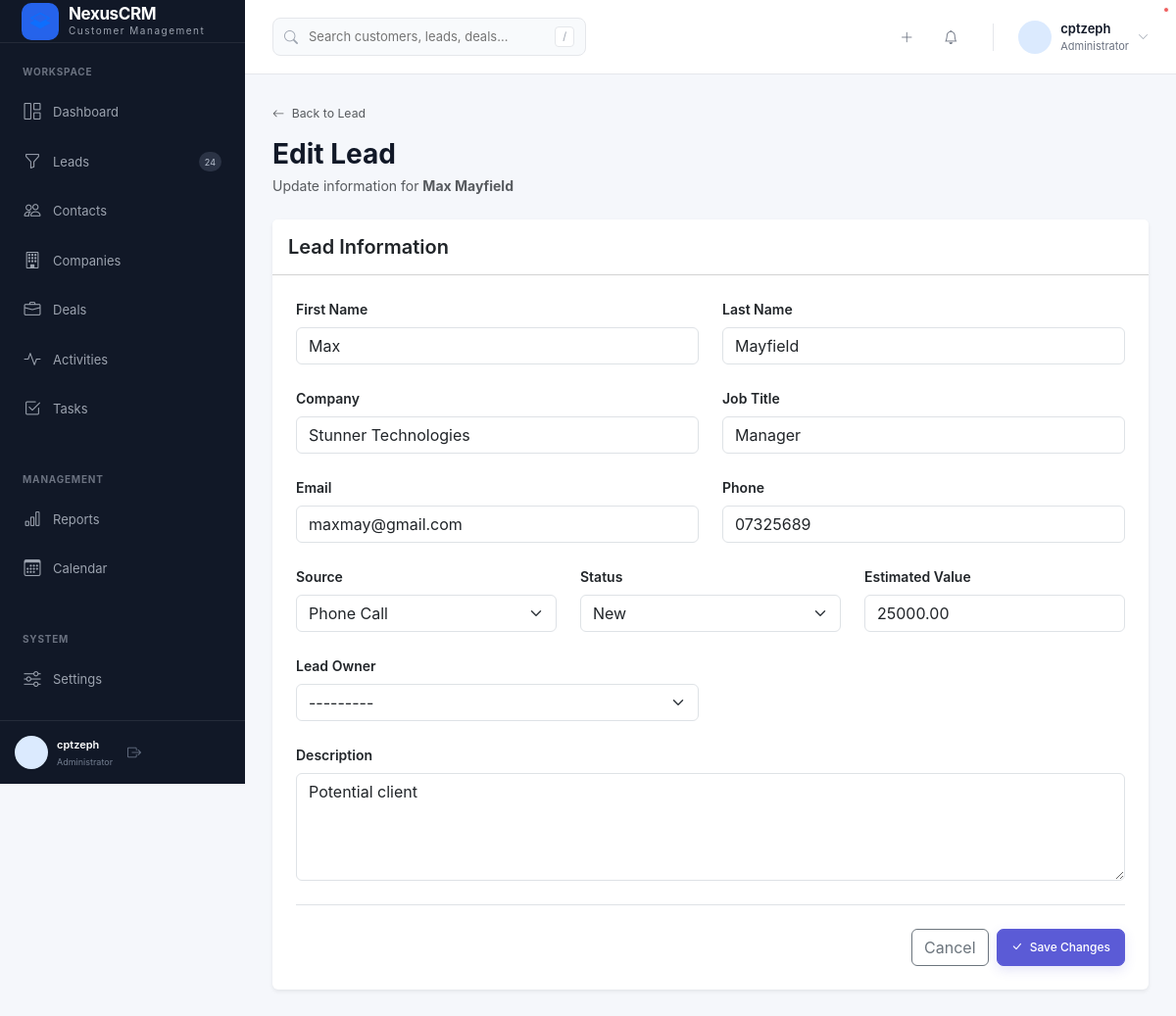
/leads/5/edit/ (signed in), run on an earlier commit of the app's database.
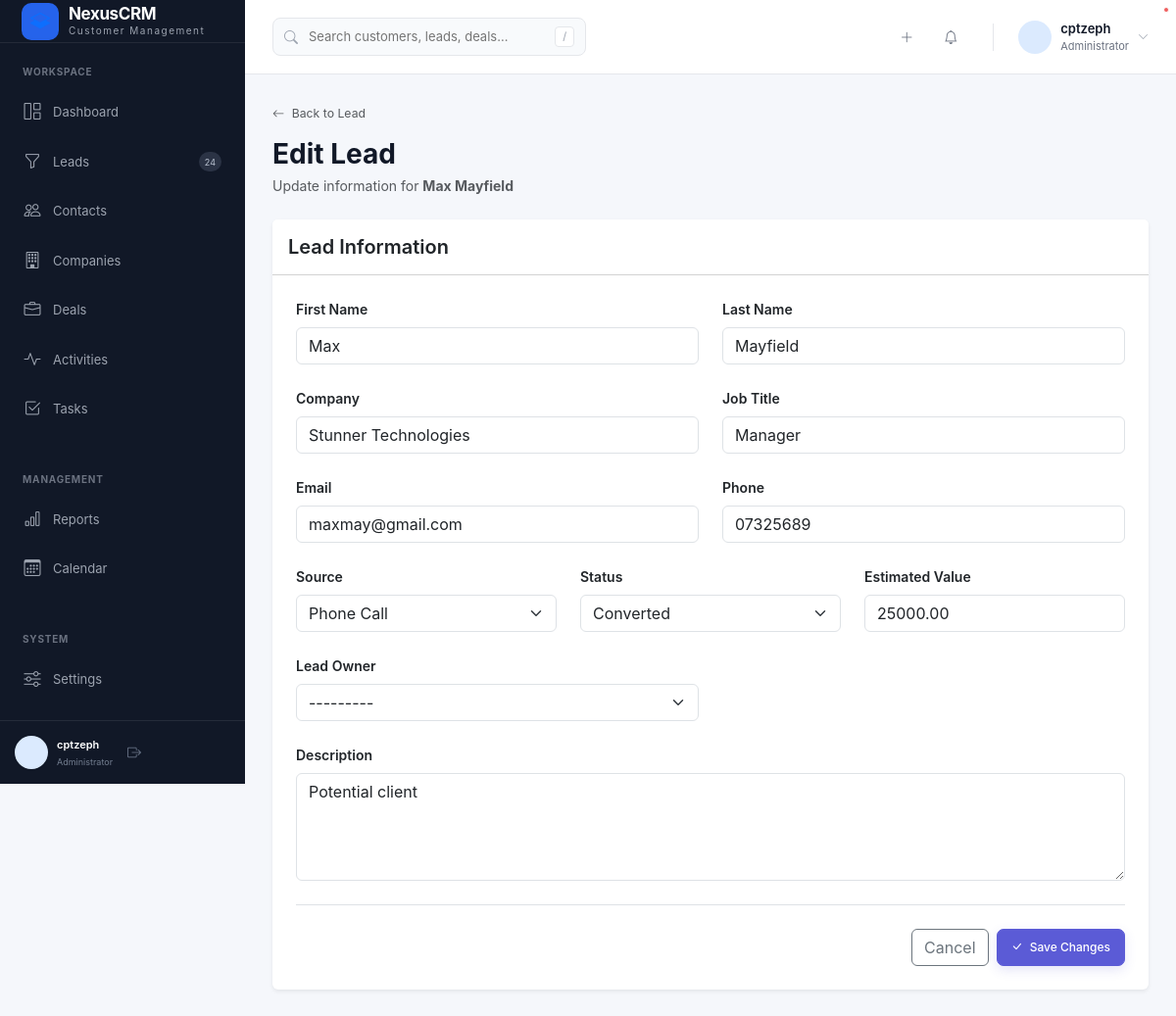
And on a later commit of the database.
### crmApp/models.py (models this page shows, shortened)
class Lead(models.Model):
    STATUS_NEW = "new"
    STATUS_CONTACTED = "contacted"
    STATUS_QUALIFIED = "qualified"
    STATUS_UNQUALIFIED = "unqualified"
    STATUS_CONVERTED = "converted"
    STATUS_CHOICES = [
        (STATUS_NEW, "New"),
        (STATUS_CONTACTED, "Contacted"),
        (STATUS_QUALIFIED, "Qualified"),
        (STATUS_UNQUALIFIED, "Unqualified"),
        (STATUS_CONVERTED, "Converted"),
    ]
    SOURCE_WEBSITE = "website"
    SOURCE_REFERRAL = "referral"
    SOURCE_SOCIAL = "social"
    SOURCE_EMAIL = "email"
    SOURCE_CALL = "call"
    SOURCE_ADVERTISEMENT = "advertisement"
    SOURCE_OTHER = "other"
    SOURCE_CHOICES = [
        (SOURCE_WEBSITE, "Website"),
        (SOURCE_REFERRAL, "Referral"),
        (SOURCE_SOCIAL, "Social Media"),
        (SOURCE_EMAIL, "Email"),
        (SOURCE_CALL, "Phone Call"),
        (SOURCE_ADVERTISEMENT, "Advertisement"),
        (SOURCE_OTHER, "Other"),
    ]
    first_name = models.CharField(
        max_length=100
    )
    last_name = models.CharField(
        max_length=100,
        blank=True
    )
    company_name = models.CharField(
        max_length=200,
        blank=True
    )
    email = models.EmailField(
        blank=True
    )
    phone = models.CharField(
        max_length=30,
        blank=True
    )
    job_title = models.CharField(
        max_length=150,
        blank=True
    )
    source = models.CharField(
        max_length=30,
        choices=SOURCE_CHOICES,
        default=SOURCE_OTHER
    )
    status = models.CharField(
        max_length=30,
        choices=STATUS_CHOICES,
        default=STATUS_NEW
    )
    estimated_value = models.DecimalField(
        max_digits=15,
        decimal_places=2,
        default=Decimal("0.00")
    )
    owner = models.ForeignKey(
        User,
        on_delete=models.SET_NULL,
        null=True,
        blank=True,
        related_name="owned_leads"
    )
    description = models.TextField(
        blank=True
    )
    tags = models.ManyToManyField(
        "Tag",
        blank=True,
        related_name="leads"
    )
    converted_company = models.ForeignKey(
        Company,
        on_delete=models.SET_NULL,
        null=True,
        blank=True,
        related_name="converted_leads"
    )
    converted_contact = models.ForeignKey(
        Contact,
        on_delete=models.SET_NULL,
        null=True,
        blank=True,
        related_name="converted_leads"
    )
    created_at = models.DateTimeField(
        auto_now_add=True
    )
    updated_at = models.DateTimeField(
        auto_now=True
    )
    class Meta:
        ordering = ["-created_at"]
        indexes = [
            models.Index(fields=["status"]),
            models.Index(fields=["source"]),
            models.Index(fields=["email"]),
            models.Index(fields=["owner"]),
        ]

### crmApp/views.py (the view)
# urls.py: path("leads/<int:pk>/edit/", views.lead_update, name="lead_update"),
@login_required
def lead_update(request, pk):
    lead = get_object_or_404(
        Lead.objects.select_related("owner", "converted_company", "converted_contact"),
        pk=pk
    )
    if not can_edit(request.user, lead):
        raise PermissionDenied
    if request.method == "POST":
        form = LeadForm(
            request.POST,
            instance=lead
        )
        if form.is_valid():
            lead = form.save()
            messages.success(
                request,
                f"Lead '{lead.first_name} {lead.last_name}' "
                "was updated successfully."
            )
            return redirect(
                "lead_detail",
                pk=lead.pk
            )
    else:
        form = LeadForm(
            instance=lead
        )
    context = {
        "form": form,
        "lead": lead,
    }
    return render(
        request,
        "crmApp/leads/edit.html",
        context
    )

### crmApp/context_processors.py (called while the page is built, shortened)
def crm_permissions(request):
    user = request.user
    role = get_user_role(user)
    return {
        "crm_role": role,
        "can_create_records": can_create(user),
        "can_edit_all_records": role in {
            ROLE_ADMIN,
            ROLE_MANAGER,
            ROLE_SUPPORT,
        },
        "can_delete_records": role in {
            ROLE_ADMIN,
            ROLE_MANAGER,
        },
    }

### crmApp/permissions.py (called while the page is built)
def get_user_role(user):
    if not user or not user.is_authenticated:
        return None
    if user.is_superuser:
        return ROLE_ADMIN
    profile = getattr(user, "profile", None)
    if not profile:
        return ROLE_VIEWER
    return profile.role

def can_create(user):
    role = get_user_role(user)
    return role in {
        ROLE_ADMIN,
        ROLE_MANAGER,
        ROLE_SALES,
    }

def can_edit(user, obj):
    role = get_user_role(user)
    if role in {
        ROLE_ADMIN,
        ROLE_MANAGER,
    }:
        return True
    if role == ROLE_SALES:
        return obj.owner_id == user.id
    return False

### templates/crmApp/leads/edit.html (shortened to what the changed rows need)
{% extends "crmApp/base.html" %}
{% block content %}
<div class="container-fluid px-0">
    <div class="mb-4">
        <h1 class="h3 fw-bold mt-3 mb-1">
            Edit Lead
        </h1>
        <p class="text-muted mb-0">
            Update information for
            <strong>
                {{ lead.first_name }} {{ lead.last_name }}
            </strong>
        </p>
    </div>
    <div class="card border-0 shadow-sm">
        <div class="card-body p-4">
            <form
                method="POST"
                novalidate
            >
                <div class="row g-4">
                    <div class="col-md-6">
                        <label
                            for="{{ form.first_name.id_for_label }}"
                            class="form-label fw-semibold"
                        >
                            First Name
                        </label>
                        {{ form.first_name }}
                    </div>
                    <div class="col-md-6">
                        <label
                            for="{{ form.last_name.id_for_label }}"
                            class="form-label fw-semibold"
                        >
                            Last Name
                        </label>
                        {{ form.last_name }}
                    </div>
                    <div class="col-md-6">
                        <label
                            for="{{ form.company_name.id_for_label }}"
                            class="form-label fw-semibold"
                        >
                            Company
                        </label>
                        {{ form.company_name }}
                    </div>
                    <div class="col-md-6">
                        <label
                            for="{{ form.job_title.id_for_label }}"
                            class="form-label fw-semibold"
                        >
                            Job Title
                        </label>
                        {{ form.job_title }}
                    </div>
                    <div class="col-md-6">
                        <label
                            for="{{ form.email.id_for_label }}"
                            class="form-label fw-semibold"
                        >
                            Email
                        </label>
                        {{ form.email }}
                    </div>
                    <div class="col-md-6">
                        <label
                            for="{{ form.phone.id_for_label }}"
                            class="form-label fw-semibold"
                        >
                            Phone
                        </label>
                        {{ form.phone }}
                    </div>
                    <div class="col-md-4">
                        <label
                            for="{{ form.source.id_for_label }}"
                            class="form-label fw-semibold"
                        >
                            Source
                        </label>
                        {{ form.source }}
                    </div>
                    <div class="col-md-4">
                        <label
                            for="{{ form.status.id_for_label }}"
                            class="form-label fw-semibold"
                        >
                            Status
                        </label>
                        {{ form.status }}
                    </div>
                    <div class="col-md-4">
                        <label
                            for="{{ form.estimated_value.id_for_label }}"
                            class="form-label fw-semibold"
                        >
                            Estimated Value
                        </label>
                        {{ form.estimated_value }}
                    </div>
                    <div class="col-md-6">
                        <label
                            for="{{ form.owner.id_for_label }}"
                            class="form-label fw-semibold"
                        >
                            Lead Owner
                        </label>
                        {{ form.owner }}
                    </div>
                    <div class="col-12">
                        <label
                            for="{{ form.description.id_for_label }}"
                            class="form-label fw-semibold"
                        >
                            Description
                        </label>
                        {{ form.description }}
                    </div>
                </div>
            </form>
        </div>
    </div>
</div>
{% endblock %}

What changed in the data, as far as the page shows it:
changed Lead "Max": status "New" → "Converted"
